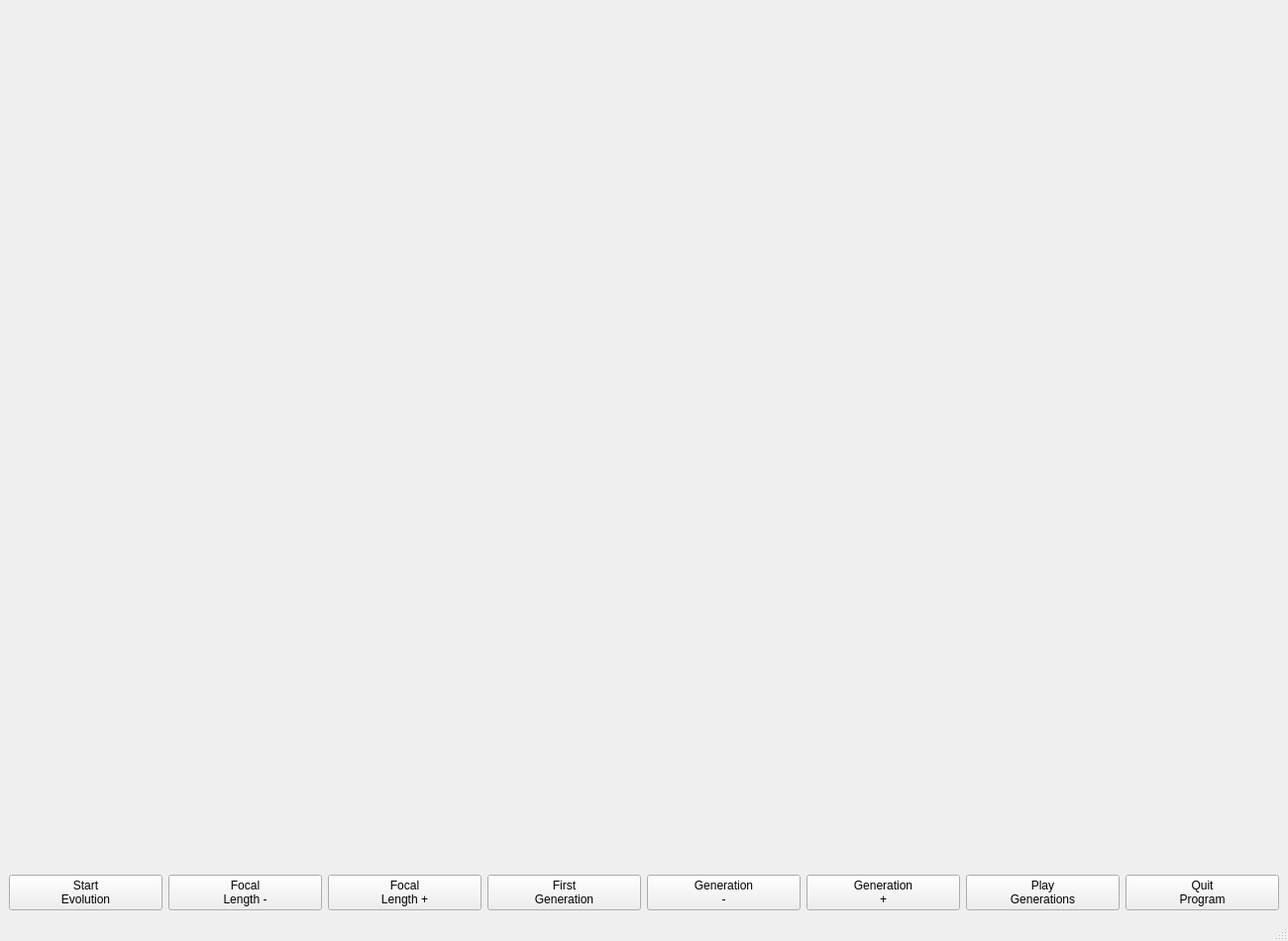
<?xml version="1.0" encoding="UTF-8"?>
<ui version="4.0">
 <class>MainWindow</class>
 <widget class="QMainWindow" name="MainWindow">
  <property name="geometry">
   <rect>
    <x>0</x>
    <y>0</y>
    <width>1300</width>
    <height>950</height>
   </rect>
  </property>
  <property name="windowTitle">
   <string>MainWindow</string>
  </property>
  <widget class="QWidget" name="centralwidget">
   <property name="sizePolicy">
    <sizepolicy hsizetype="Preferred" vsizetype="Preferred">
     <horstretch>1</horstretch>
     <verstretch>1</verstretch>
    </sizepolicy>
   </property>
   <layout class="QVBoxLayout" name="verticalLayout">
    <item>
     <widget class="DpyWidget" name="dpy" native="true">
      <property name="sizePolicy">
       <sizepolicy hsizetype="Preferred" vsizetype="Preferred">
        <horstretch>1</horstretch>
        <verstretch>1</verstretch>
       </sizepolicy>
      </property>
     </widget>
    </item>
    <item>
     <layout class="QHBoxLayout" name="horizontalLayout">
      <item>
       <widget class="QPushButton" name="btnF1">
        <property name="text">
         <string>Start
Evolution</string>
        </property>
       </widget>
      </item>
      <item>
       <widget class="QPushButton" name="btnF2">
        <property name="text">
         <string>Focal
Length -</string>
        </property>
       </widget>
      </item>
      <item>
       <widget class="QPushButton" name="btnF3">
        <property name="text">
         <string>Focal
Length +</string>
        </property>
       </widget>
      </item>
      <item>
       <widget class="QPushButton" name="btnF5">
        <property name="text">
         <string>First
Generation</string>
        </property>
       </widget>
      </item>
      <item>
       <widget class="QPushButton" name="btnF6">
        <property name="text">
         <string>Generation
-</string>
        </property>
       </widget>
      </item>
      <item>
       <widget class="QPushButton" name="btnF7">
        <property name="text">
         <string>Generation
+</string>
        </property>
       </widget>
      </item>
      <item>
       <widget class="QPushButton" name="btnF8">
        <property name="text">
         <string>Play
Generations</string>
        </property>
       </widget>
      </item>
      <item>
       <widget class="QPushButton" name="btnF10">
        <property name="text">
         <string>Quit
Program</string>
        </property>
       </widget>
      </item>
     </layout>
    </item>
   </layout>
  </widget>
  <widget class="QMenuBar" name="menubar">
   <property name="geometry">
    <rect>
     <x>0</x>
     <y>0</y>
     <width>1300</width>
     <height>24</height>
    </rect>
   </property>
  </widget>
  <widget class="QStatusBar" name="statusbar"/>
 </widget>
 <customwidgets>
  <customwidget>
   <class>DpyWidget</class>
   <extends>QWidget</extends>
   <header>dpywidget.h</header>
   <container>1</container>
  </customwidget>
 </customwidgets>
 <resources/>
 <connections/>
</ui>
